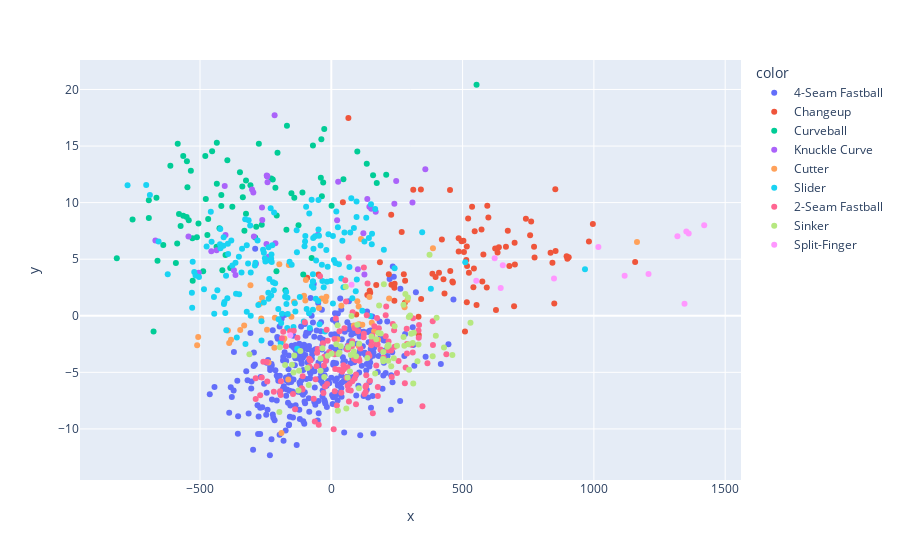

Notebook code cell kept with this figure:
### Code cell
components[:,0]
fig = px.scatter(components, x=components[:,0], y=components[:,1], color = df_pca.pitch_name, hover_name = df_pca.pitch_name)
fig.show()

### Figure 1 — Plotly figure (JSON) as saved in the notebook; plotly's stock layout.template omitted (floating-point values rounded to 4 significant figures; data arrays with more than 128 entries replaced by an {"elided": "..."} marker saying what was removed)
{"data": [{"hovertemplate": "<b>%{hovertext}</b><br><br>color=4-Seam Fastball<br>x=%{x}<br>y=%{y}<extra></extra>", "hovertext": {"elided": "347 str values"}, "legendgroup": "4-Seam Fastball", "marker": {"color": "#636efa", "symbol": "circle"}, "mode": "markers", "name": "4-Seam Fastball", "orientation": "v", "showlegend": true, "type": "scatter", "x": {"elided": "347 float values"}, "xaxis": "x", "y": {"elided": "347 float values"}, "yaxis": "y"}, {"hovertemplate": "<b>%{hovertext}</b><br><br>color=Changeup<br>x=%{x}<br>y=%{y}<extra></extra>", "hovertext": ["Changeup", "Changeup", "Changeup", "Changeup", "Changeup", "Changeup", "Changeup", "Changeup", "Changeup", "Changeup", "Changeup", "Changeup", "Changeup", "Changeup", "Changeup", "Changeup", "Changeup", "Changeup", "Changeup", "Changeup", "Changeup", "Changeup", "Changeup", "Changeup", "Changeup", "Changeup", "Changeup", "Changeup", "Changeup", "Changeup", "Changeup", "Changeup", "Changeup", "Changeup", "Changeup", "Changeup", "Changeup", "Changeup", "Changeup", "Changeup", "Changeup", "Changeup", "Changeup", "Changeup", "Changeup", "Changeup", "Changeup", "Changeup", "Changeup", "Changeup", "Changeup", "Changeup", "Changeup", "Changeup", "Changeup", "Changeup", "Changeup", "Changeup", "Changeup", "Changeup", "Changeup", "Changeup", "Changeup", "Changeup", "Changeup", "Changeup", "Changeup", "Changeup", "Changeup", "Changeup", "Changeup", "Changeup", "Changeup", "Changeup", "Changeup", "Changeup", "Changeup", "Changeup", "Changeup", "Changeup", "Changeup", "Changeup", "Changeup", "Changeup"], "legendgroup": "Changeup", "marker": {"color": "#EF553B", "symbol": "circle"}, "mode": "markers", "name": "Changeup", "orientation": "v", "showlegend": true, "type": "scatter", "x": [421.1, 1157.0, 240.1, 485.1, 268.1, 598.1, 137.1, 572.1, 741.1, 185.1, 536.1, 524.1, 281.1, 672.1, 516.1, 853.1, 95.11, 503.1, 509.1, 312.1, 835.1, 541.1, 461.1, 896.1, 678.1, 553.1, 665.1, 228.1, 854.1, -48.89, 333.1, 696.1, 219.1, 633.1, 463.1, 575.1, 397.1, 546.1, 148.1, 385.1, 342.1, 579.1, 899.1, 171.1, 594.1, 638.1, 431.1, 624.1, 280.1, 981.1, 757.1, -91.89, 772.1, 514.1, 904.1, 496.1, 505.1, 996.1, 698.1, 229.1, 761.1, 427.1, 65.09, 452.1, 146.1, 341.1, 543.1, 627.1, 332.1, 241.1, 453.1, 516.1, 276.1, 240.1, 849.1, 521.1, 517.1, 774.1, 410.1, 842.1, 592.1, 699.1, 44.1, 485.1], "xaxis": "x", "y": [6.735, 4.746, 2.484, 5.685, 7.406, 8.679, 1.845, 7.633, 8.585, 4.735, 9.626, 3.797, 3.1, 7.52, 6.126, 11.18, 0.1161, 6.633, -1.401, 11.13, 5.575, 2.522, 3.029, 5.251, 4.407, 0.9519, 6.106, 8.937, 5.722, 3.651, -1.704, 0.8434, 3.665, 5.595, 2.942, 3.024, 3.437, 7.467, 2.04, 3.717, 1.482, 5.413, 5.041, 2.713, 9.732, 6.049, 1.957, 5.946, 1.151, 6.554, 7.108, 3.365, 6.093, 4.926, 5.165, 6.58, 5.634, 8.102, 6.443, 2.752, 8.325, 3.224, 17.47, 11.12, 2.214, 11.16, 4.186, 0.5161, -0.08948, 2.834, 3.952, 1.191, 3.676, 1.325, 1.095, 8.586, 4.405, 5.16, 3.807, 4.683, 2.499, 4.53, 10.04, 6.859], "yaxis": "y"}, {"hovertemplate": "<b>%{hovertext}</b><br><br>color=Curveball<br>x=%{x}<br>y=%{y}<extra></extra>", "hovertext": ["Curveball", "Curveball", "Curveball", "Curveball", "Curveball", "Curveball", "Curveball", "Curveball", "Curveball", "Curveball", "Curveball", "Curveball", "Curveball", "Curveball", "Curveball", "Curveball", "Curveball", "Curveball", "Curveball", "Curveball", "Curveball", "Curveball", "Curveball", "Curveball", "Curveball", "Curveball", "Curveball", "Curveball", "Curveball", "Curveball", "Curveball", "Curveball", "Curveball", "Curveball", "Curveball", "Curveball", "Curveball", "Curveball", "Curveball", "Curveball", "Curveball", "Curveball", "Curveball", "Curveball", "Curveball", "Curveball", "Curveball", "Curveball", "Curveball", "Curveball", "Curveball", "Curveball", "Curveball", "Curveball", "Curveball", "Curveball", "Curveball", "Curveball", "Curveball", "Curveball", "Curveball", "Curveball", "Curveball", "Curveball", "Curveball", "Curveball", "Curveball", "Curveball", "Curveball", "Curveball", "Curveball", "Curveball", "Curveball", "Curveball", "Curveball", "Curveball", "Curveball", "Curveball", "Curveball", "Curveball", "Curveball", "Curveball"], "legendgroup": "Curveball", "marker": {"color": "#00cc96", "symbol": "circle"}, "mode": "markers", "name": "Curveball", "orientation": "v", "showlegend": true, "type": "scatter", "x": [-665.9, -563.9, 1.098, -435.9, -208.9, -39.9, -338.9, -586.9, -174.9, 135.1, -384.9, -418.9, -542.9, 46.1, -35.9, -550.9, 173.1, -30.9, -275.9, -289.9, -435.9, -347.9, -477.9, -37.91, -591.9, -307.9, -816.9, -324.9, -212.9, 159.1, -612.9, -170.9, -453.9, -511.9, -676.9, -756.9, 553.1, -436.9, -579.9, -425.9, -26.91, -124.9, -324.9, -418.9, -140.9, -168.9, -549.9, -584.9, -222.9, -528.9, -573.9, 99.09, 209.1, -479.9, -264.9, -204.9, -471.9, -151.9, -336.9, -527.9, -694.9, -228.9, -330.9, -505.9, -694.9, -639.9, -74.9, -395.9, -402.9, -563.9, -468.9, -106.9, -534.9, -109.9, -547.9, -487.9, -207.9, -69.91, -661.9, -285.9, -414.9, -376.9], "xaxis": "x", "y": [10.44, 8.841, 9.726, 15.28, 3.943, 12.2, 11.42, 6.396, 2.258, 13.44, 4.215, 9.708, 8.452, 12.07, 10.56, 8.722, 11.74, 11.78, 15.2, 6.917, 11.67, 12.67, 10.32, 15.61, 4.665, 11.53, 5.091, 9.013, 11.32, 12.41, 13.26, 7.594, 14.55, 6.948, -1.388, 8.506, 20.42, 6.105, 8.996, 7.743, 16.51, 7.992, 11.95, 10.67, 10.43, 16.78, 13.66, 15.2, 12.05, 6.861, 7.939, 14.52, 12.47, 14.12, 8.053, 14.41, 7.139, 10.82, 10.48, 3.088, 10.22, 12.14, 7.512, 8.16, 8.639, 6.248, 5.105, 13.75, 5.377, 14.12, 8.555, 3.658, 12.83, 10.89, 11.35, 3.927, 8.855, 15.06, 4.852, 7.873, 4.031, 9.644], "yaxis": "y"}, {"hovertemplate": "<b>%{hovertext}</b><br><br>color=Knuckle Curve<br>x=%{x}<br>y=%{y}<extra></extra>", "hovertext": ["Knuckle Curve", "Knuckle Curve", "Knuckle Curve", "Knuckle Curve", "Knuckle Curve", "Knuckle Curve", "Knuckle Curve", "Knuckle Curve", "Knuckle Curve", "Knuckle Curve", "Knuckle Curve", "Knuckle Curve", "Knuckle Curve", "Knuckle Curve", "Knuckle Curve", "Knuckle Curve", "Knuckle Curve", "Knuckle Curve", "Knuckle Curve", "Knuckle Curve", "Knuckle Curve", "Knuckle Curve", "Knuckle Curve", "Knuckle Curve", "Knuckle Curve", "Knuckle Curve", "Knuckle Curve", "Knuckle Curve", "Knuckle Curve", "Knuckle Curve", "Knuckle Curve", "Knuckle Curve", "Knuckle Curve", "Knuckle Curve", "Knuckle Curve", "Knuckle Curve", "Knuckle Curve"], "legendgroup": "Knuckle Curve", "marker": {"color": "#ab63fa", "symbol": "circle"}, "mode": "markers", "name": "Knuckle Curve", "orientation": "v", "showlegend": true, "type": "scatter", "x": [-215.9, 169.1, -504.9, 126.1, -543.9, 26.1, -456.9, -50.9, -243.9, -370.9, 101.1, -246.9, -405.9, -402.9, -364.9, 358.1, 247.1, -262.9, 22.1, -301.9, -238.9, 145.1, -436.9, -212.9, -296.9, -286.9, 152.1, 240.1, 137.1, -245.9, 122.1, 309.1, -294.9, -242.9, -243.9, -669.9, -263.9], "xaxis": "x", "y": [17.73, 9.195, 3.793, 3.639, 6.999, 11.85, 5.705, 7.15, 12.3, 4.013, 4.101, 6.353, 11.47, 7.129, 3.612, 12.95, 11.92, 8.461, 8.439, 11.15, 5.209, 9.627, 5.784, 6.406, 10.89, 4.6, 9.459, 9.902, 10.33, 12.39, 7.286, 10.01, 7.01, 11.8, 12.35, 6.647, 9.571], "yaxis": "y"}, {"hovertemplate": "<b>%{hovertext}</b><br><br>color=Cutter<br>x=%{x}<br>y=%{y}<extra></extra>", "hovertext": ["Cutter", "Cutter", "Cutter", "Cutter", "Cutter", "Cutter", "Cutter", "Cutter", "Cutter", "Cutter", "Cutter", "Cutter", "Cutter", "Cutter", "Cutter", "Cutter", "Cutter", "Cutter", "Cutter", "Cutter", "Cutter", "Cutter", "Cutter", "Cutter", "Cutter", "Cutter", "Cutter", "Cutter", "Cutter", "Cutter", "Cutter", "Cutter", "Cutter", "Cutter", "Cutter", "Cutter", "Cutter", "Cutter", "Cutter", "Cutter", "Cutter", "Cutter", "Cutter", "Cutter", "Cutter", "Cutter", "Cutter", "Cutter"], "legendgroup": "Cutter", "marker": {"color": "#FFA15A", "symbol": "circle"}, "mode": "markers", "name": "Cutter", "orientation": "v", "showlegend": true, "type": "scatter", "x": [163.1, 1164.0, -307.9, -141.9, -184.9, 145.1, -178.9, -98.89, -96.89, -263.9, 279.1, -244.9, 86.11, -393.9, 113.1, -18.89, -36.89, 387.1, 105.1, 38.11, 104.1, -238.9, -216.9, 154.1, 24.12, -381.9, -271.9, -510.9, -266.9, -21.89, -214.9, -388.9, -163.9, -161.9, -331.9, -197.9, 105.1, 220.1, -151.9, 290.1, -46.89, -346.9, -103.9, -506.9, -189.9, 99.11, 118.1, 178.1], "xaxis": "x", "y": [-1.379, 6.51, 2.708, 1.229, -2.257, 1.652, -2.012, 1.355, 3.158, 1.562, 0.7505, -1.226, -0.857, -1.312, 6.776, 1.68, 1.533, 5.967, -2.698, 0.8807, 0.8299, -4.139, -2.828, -0.6157, -2.074, -2.125, 1.069, -2.605, -0.2492, 1.297, -0.1806, -2.417, -5.643, 4.492, -0.8683, 4.542, -0.7564, 1.523, -0.09067, 1.389, 0.6842, -1.258, 1.763, -1.868, -10.36, 1.277, -0.7896, -2.127], "yaxis": "y"}, {"hovertemplate": "<b>%{hovertext}</b><br><br>color=Slider<br>x=%{x}<br>y=%{y}<extra></extra>", "hovertext": {"elided": "166 str values"}, "legendgroup": "Slider", "marker": {"color": "#19d3f3", "symbol": "circle"}, "mode": "markers", "name": "Slider", "orientation": "v", "showlegend": true, "type": "scatter", "x": {"elided": "166 float values"}, "xaxis": "x", "y": {"elided": "166 float values"}, "yaxis": "y"}, {"hovertemplate": "<b>%{hovertext}</b><br><br>color=2-Seam Fastball<br>x=%{x}<br>y=%{y}<extra></extra>", "hovertext": {"elided": "143 str values"}, "legendgroup": "2-Seam Fastball", "marker": {"color": "#FF6692", "symbol": "circle"}, "mode": "markers", "name": "2-Seam Fastball", "orientation": "v", "showlegend": true, "type": "scatter", "x": {"elided": "143 float values"}, "xaxis": "x", "y": {"elided": "143 float values"}, "yaxis": "y"}, {"hovertemplate": "<b>%{hovertext}</b><br><br>color=Sinker<br>x=%{x}<br>y=%{y}<extra></extra>", "hovertext": ["Sinker", "Sinker", "Sinker", "Sinker", "Sinker", "Sinker", "Sinker", "Sinker", "Sinker", "Sinker", "Sinker", "Sinker", "Sinker", "Sinker", "Sinker", "Sinker", "Sinker", "Sinker", "Sinker", "Sinker", "Sinker", "Sinker", "Sinker", "Sinker", "Sinker", "Sinker", "Sinker", "Sinker", "Sinker", "Sinker", "Sinker", "Sinker", "Sinker", "Sinker", "Sinker", "Sinker", "Sinker", "Sinker", "Sinker", "Sinker", "Sinker", "Sinker", "Sinker", "Sinker", "Sinker", "Sinker", "Sinker", "Sinker", "Sinker", "Sinker", "Sinker", "Sinker", "Sinker", "Sinker", "Sinker", "Sinker", "Sinker", "Sinker", "Sinker", "Sinker", "Sinker", "Sinker", "Sinker", "Sinker", "Sinker", "Sinker", "Sinker", "Sinker", "Sinker", "Sinker", "Sinker", "Sinker", "Sinker", "Sinker", "Sinker", "Sinker", "Sinker", "Sinker"], "legendgroup": "Sinker", "marker": {"color": "#B6E880", "symbol": "circle"}, "mode": "markers", "name": "Sinker", "orientation": "v", "showlegend": true, "type": "scatter", "x": [238.1, -40.88, 64.12, -90.88, 530.1, 228.1, 182.1, 36.12, 213.1, 55.11, 250.1, 105.1, 218.1, 278.1, 1.117, 27.12, -26.88, 71.12, 25.13, -85.88, 296.1, 197.1, 386.1, 295.1, 310.1, 137.1, 188.1, -311.9, 332.1, -124.9, 275.1, 167.1, 86.12, 198.1, 461.1, 398.1, 24.11, -195.9, -197.9, -122.9, 282.1, -117.9, 171.1, -143.9, -140.9, -149.9, -40.88, 99.11, 374.1, -13.88, 300.1, 19.12, 31.12, 429.1, 216.1, 304.1, 79.12, 328.1, 62.12, -33.88, 179.1, 200.1, 94.12, 217.1, 106.1, 312.1, 294.1, -175.9, 275.1, 74.12, 198.1, 153.1, 314.1, 241.1, 57.12, 292.1, 77.12, 401.1], "xaxis": "x", "y": [-3.747, -3.773, -2.778, -4.624, -0.6238, -4.46, 0.9133, -2.697, -2.73, 2.572, -2.645, -6.407, -2.612, -2.647, -3.359, -3.371, -5.415, -4.927, -8.392, -6.12, -4.768, -3.824, -3.583, -0.1099, -2.416, -3.732, -1.562, -3.394, -2.544, -6.614, 0.9837, -5.113, -3.147, -4.019, -3.471, -1.77, -0.8431, -2.772, -8.503, -4.862, 1.917, -3.104, -2.085, -5.021, -3.504, -4.331, -4.863, -0.7889, 5.384, -3.544, 0.02112, -2.526, -3.25, -2.815, -2.598, -1.594, -2.475, -4.025, -5.455, -2.882, -1.514, 2.785, -3.58, -3.982, -2.477, -5.993, -2.511, -4.359, -1.885, -3.46, -3.205, -1.831, -1.51, -0.9299, -8.203, 1.615, -0.01795, -0.1841], "yaxis": "y"}, {"hovertemplate": "<b>%{hovertext}</b><br><br>color=Split-Finger<br>x=%{x}<br>y=%{y}<extra></extra>", "hovertext": ["Split-Finger", "Split-Finger", "Split-Finger", "Split-Finger", "Split-Finger", "Split-Finger", "Split-Finger", "Split-Finger", "Split-Finger", "Split-Finger", "Split-Finger", "Split-Finger", "Split-Finger", "Split-Finger", "Split-Finger"], "legendgroup": "Split-Finger", "marker": {"color": "#FF97FF", "symbol": "circle"}, "mode": "markers", "name": "Split-Finger", "orientation": "v", "showlegend": true, "type": "scatter", "x": [-155.9, 1117.0, 1017.0, 1361.0, 653.1, 1208.0, 77.11, 622.1, 1352.0, 552.1, 1318.0, 1345.0, 848.1, 645.1, 1420.0], "xaxis": "x", "y": [-1.733, 3.536, 6.075, 7.272, 4.456, 3.681, 2.741, 5.082, 7.445, 3.095, 7.027, 1.066, 3.284, 2.462, 8.002], "yaxis": "y"}], "layout": {"legend": {"title": {"text": "color"}, "tracegroupgap": 0}, "margin": {"t": 60}, "xaxis": {"anchor": "y", "domain": [0, 1], "title": {"text": "x"}}, "yaxis": {"anchor": "x", "domain": [0, 1], "title": {"text": "y"}}}}
